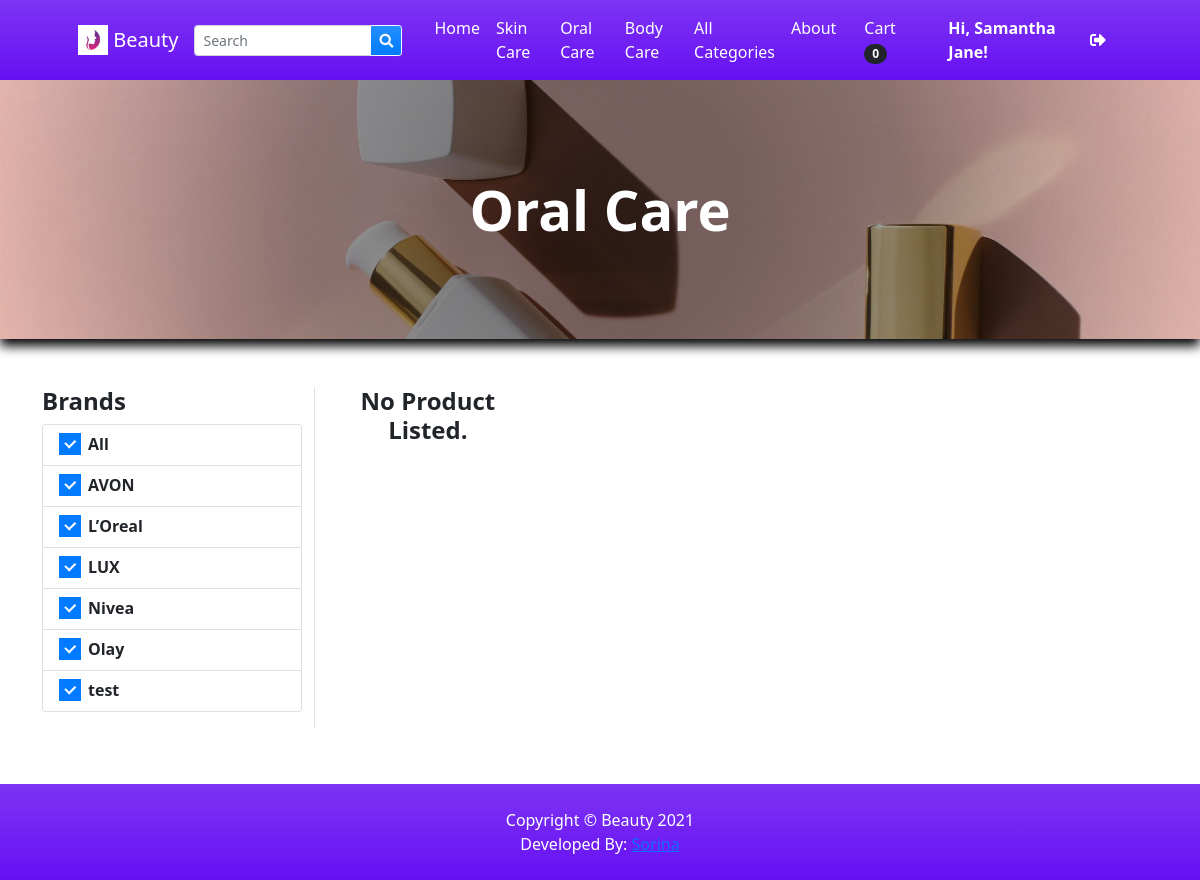
Before: /?p=products&c=c81e728d9d4c2f636f067f89cc14862c (signed in) with the older database file.
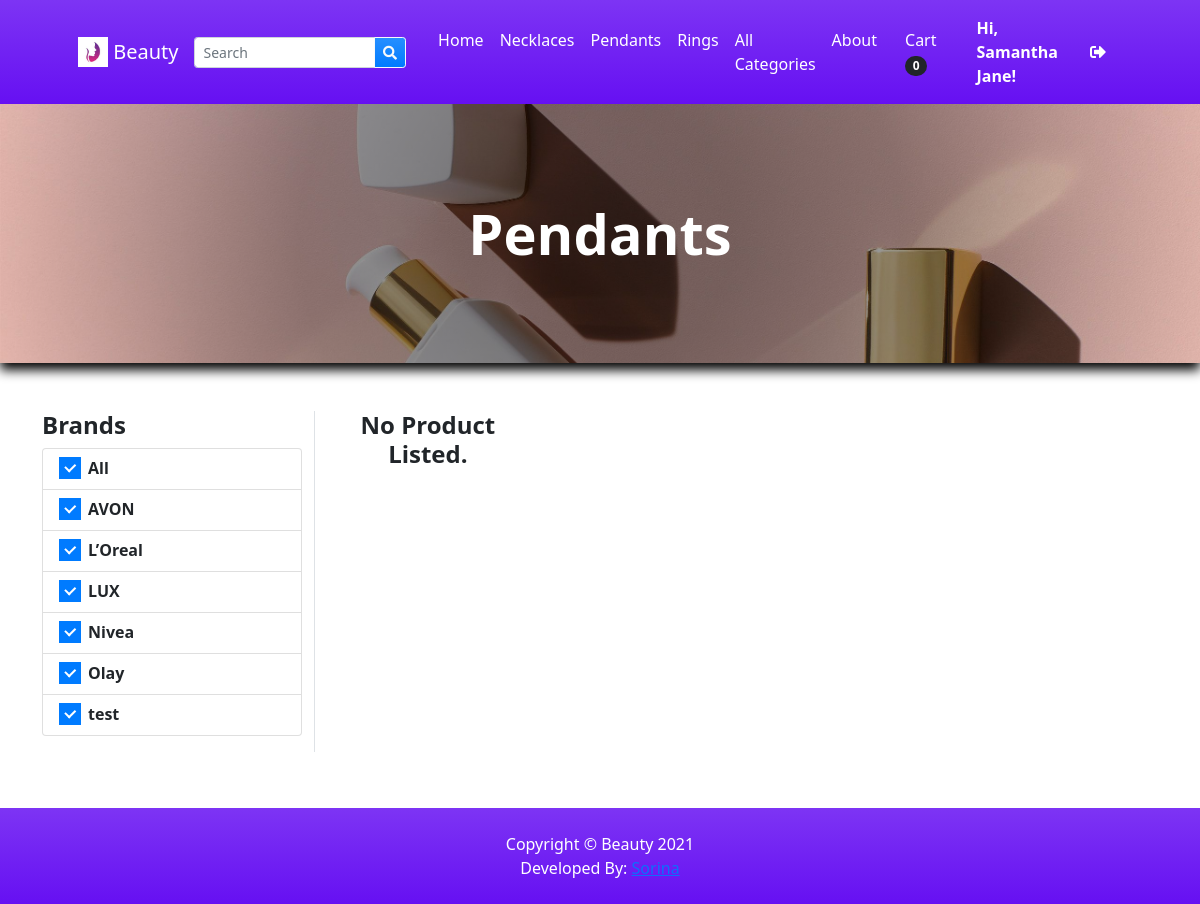
After: the same page with the newer database file.
### tables this page shows
CREATE TABLE `categories` (
  `id` int(30) NOT NULL,
  `category` varchar(250) NOT NULL,
  `description` text DEFAULT NULL,
  `status` tinyint(1) NOT NULL DEFAULT 1,
  `delete_flag` tinyint(1) NOT NULL DEFAULT 0,
  `date_created` datetime NOT NULL DEFAULT current_timestamp()
);

### products.php (the view, shortened to what the changed rows need)
<?php
$title = "";
if(isset($_GET['c']) && isset($_GET['s'])){
    $cat_qry = $conn->query("SELECT * FROM categories where md5(id) = '{$_GET['c']}'");
    if($cat_qry->num_rows > 0){
        $result =$cat_qry->fetch_assoc();
        $title = $result['category'];
        $cat_description = $result['description'];
    }
 $sub_cat_qry = $conn->query("SELECT * FROM sub_categories where md5(id) = '{$_GET['s']}'");
    if($sub_cat_qry->num_rows > 0){
        $result =$sub_cat_qry->fetch_assoc();
        $sub_title = $result['sub_category'];
        $sub_cat_description = $result['description'];
    }
}
elseif(isset($_GET['c'])){
    $cat_qry = $conn->query("SELECT * FROM categories where md5(id) = '{$_GET['c']}'");
    if($cat_qry->num_rows > 0){
        $result =$cat_qry->fetch_assoc();
        $title = $result['category'];
    }
}
?>
<header class="bg-dark py-5" id="main-header">
    <div class="container px-4 px-lg-5 my-5">
        <div class="text-center text-white">
            <h1 class="display-4 fw-bolder"><?php echo $title ?></h1>
        </div>
    </div>
</header>
<section class="py-5">
    <div class="container">
        <div class="row">
            <div class="col-md-3 border-right mb-2 pb-3">
                <h4><b>Brands</b></h4>
                <ul class="list-group">
                    <a href="" class="list-group-item list-group-item-action">
                        <div class="icheck-primary d-inline">
                            <label for="brandAll">
                                All
                            </label>
                        </div>
                    </a>
                    <?php
                    $qry = $conn->query("SELECT * FROM brands where status =1 order by name asc");
                    while($row=$qry->fetch_assoc()):
                    ?>
                    <li class="list-group-item list-group-item-action">
                        <div class="icheck-primary d-inline">
                            <label for="brand-item-<?php echo $row['id'] ?>">
                                    <?php echo $row['name'] ?>
                            </label>
                        </div>
                    </li>
                    <?php endwhile; ?>
                </ul>
            </div>
            <div class="col-md-9">
                <div class="container-fluid p-0">
                <div class="row gx-2 gx-lg-2 row-cols-1 row-cols-md-3 row-cols-xl-4">
                        <?php
                            $whereData = "";
                            if(isset($_GET['search']))
                                $whereData = " and (p.name LIKE '%{$_GET['search']}%' or b.name LIKE '%{$_GET['search']}%' or p.specs LIKE '%{$_GET['search']}%')";
                            elseif(isset($_GET['c']) && isset($_GET['s']))
                                $whereData = " and (md5(category_id) = '{$_GET['c']}' and md5(sub_category_id) = '{$_GET['s']}')";
                            elseif(isset($_GET['c']) && !isset($_GET['s']))
                                $whereData = " and md5(category_id) = '{$_GET['c']}' ";
                            elseif(isset($_GET['s']) && !isset($_GET['c']))
                                $whereData = " and md5(sub_category_id) = '{$_GET['s']}' ";
                            $bwhere = "";
                            $products = $conn->query("SELECT p.*,b.name as bname, c.category FROM `products` p inner join brands b on p.brand_id = b.id inner join categories c on p.category_id = c.id where p.status = 1 {$whereData} {$bwhere} order by rand() ");
                        ?>
                        <?php
                            if($products->num_rows <= 0){
                                echo "<h4 class='text-center'><b>No Product Listed.</b></h4>";
                            }
                        ?>
                    </div>
                </div>
            </div>
        </div>
    </div>
</section>

### inc/topBarNav.php (shortened to what the changed rows need)
<nav class="navbar navbar-expand-lg navbar-dark bg-gradient-indigo">
            <div class="container px-4 px-lg-5 ">
                <div class="collapse navbar-collapse" id="navbarSupportedContent">
                    <ul class="navbar-nav me-auto mb-2 mb-lg-0 ms-lg-4">
                        <?php
                        $cat_qry = $conn->query("SELECT * FROM categories where status = 1  limit 3");
                        while($crow = $cat_qry->fetch_assoc()):
                        ?>
                        <li class="nav-item"><a class="nav-link text-white" aria-current="page" href="./?p=products&c=<?php echo md5($crow['id']) ?>"><?php echo $crow['category'] ?></a></li>
                        <?php endwhile; ?>
                    </ul>
                </div>
            </div>
        </nav>

Changed rows visible on the page:
changed categories: category "Skin Care" → "Necklaces"
changed categories: category "Oral Care" → "Pendants"
changed categories: category "Body Care" → "Rings"
